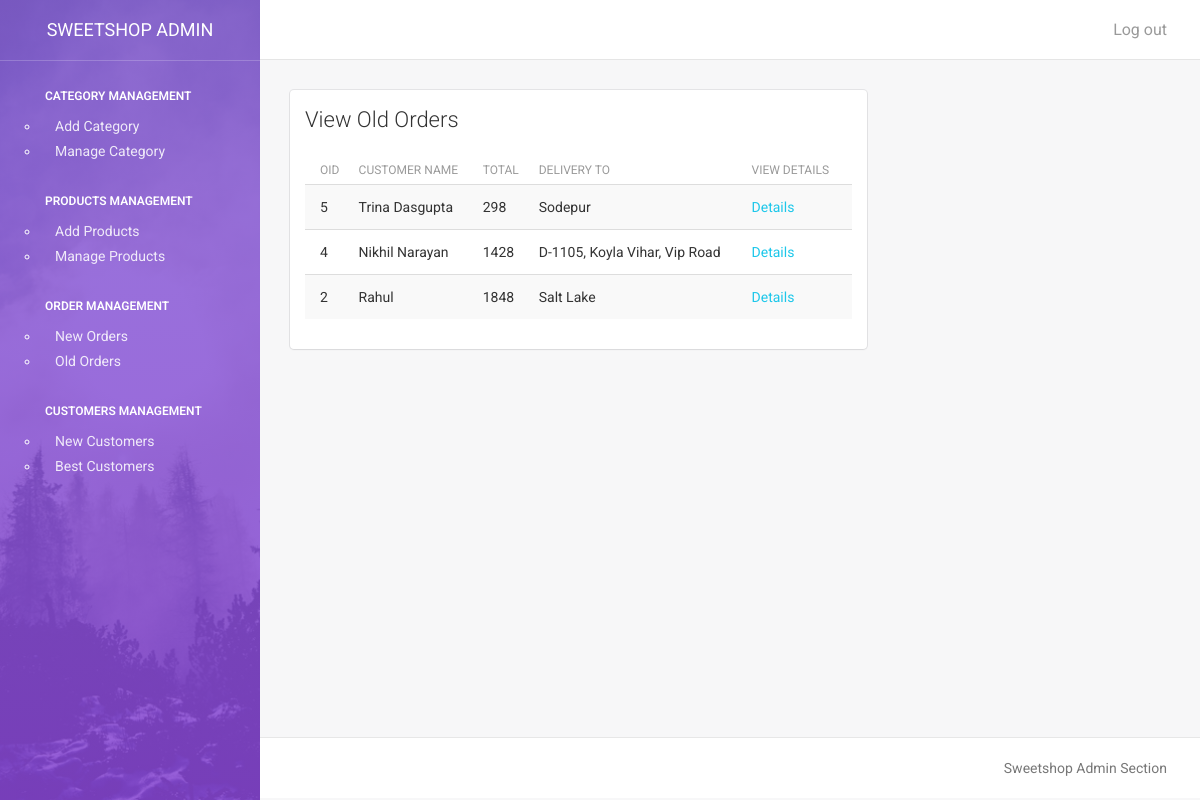
The app's page /admin/old_orders.php (signed in) with its own data.
### tables this page shows
CREATE TABLE `orders` (
  `order_id` int(11) NOT NULL,
  `cust_id` int(11) NOT NULL,
  `date` varchar(50) NOT NULL,
  `payment_info` varchar(50) NOT NULL,
  `delivery_name` varchar(50) NOT NULL,
  `delivery_phone` varchar(30) NOT NULL,
  `delivery_address` varchar(250) NOT NULL,
  `status` varchar(50) NOT NULL
);

CREATE TABLE `customers` (
  `cust_id` int(11) NOT NULL,
  `cust_name` varchar(50) NOT NULL,
  `cust_email` varchar(50) NOT NULL,
  `cust_phone` varchar(20) NOT NULL,
  `cust_address` varchar(250) NOT NULL,
  `password` varchar(50) NOT NULL
);

### www/admin/old_orders.php (the view, shortened to what this page needs)
<?php
include "lib/config.php";
include "lib/header.php";
?>
<div class="col-md-8">
    <div class="card">
        <div class="header">
            <h4 class="title">View Old Orders</h4>
        </div>
        <div class="content">
             <table class="table table-hover table-striped">
                                    <thead>
                                        <th>OID</th>
                                        <th>Customer Name</th>
                                        <th>Total</th>
                                        <th>Delivery To</th>
                                        <th>View Details</th>
                                    </thead>
                                    <tbody>
            <?php
            $sql = "SELECT * FROM `orders` WHERE `status` = 'old' ORDER BY `order_id` DESC";
            $res = $db->query($sql);
            while($row = $res->fetch_array())
            {
                $sql2 = "SELECT * FROM `customers` WHERE `cust_id` = '$row[cust_id]'";
                $res2 = $db->query($sql2);
                $row2 = $res2->fetch_array();
                $sql3 = "SELECT * FROM `cartitems` WHERE `order_id` = '$row[order_id]'";
                $res3 = $db->query($sql3);
                while($row3 = $res3->fetch_array())
                {
                    $total += $row3['product_price'] * $row3['quantity'];
                }
              print "<tr>
                        <td>$row[order_id]</td>
                        <td>$row2[cust_name]</td>
                        <td>$total</td>
                        <td>$row[delivery_address]</td>
                        <td><A HREF = order_details.php?order_id=$row[order_id]>Details</A></td>
                    </tr>";
            }
            ?>
                                    </tbody>
                                </table>
        </div>
    </div>
</div>
<?php
include "lib/footer.php";
?>

### records on screen
orders: order_id "5", cust.cust_name "Trina Dasgupta", total "298", delivery_address "Sodepur"
orders: order_id "4", cust.cust_name "Nikhil Narayan", total "1428", delivery_address "D-1105, Koyla Vihar, Vip Road"
orders: order_id "2", cust.cust_name "Rahul", total "1848", delivery_address "Salt Lake"
